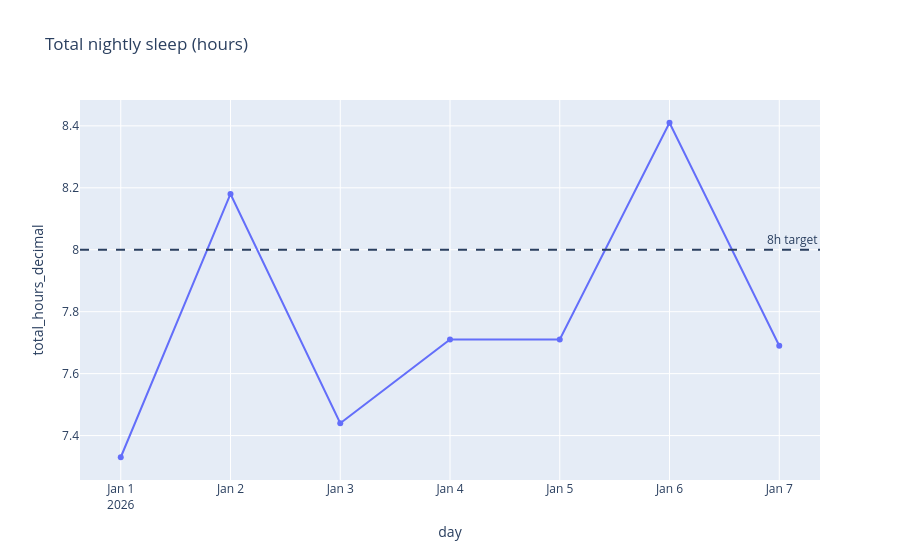
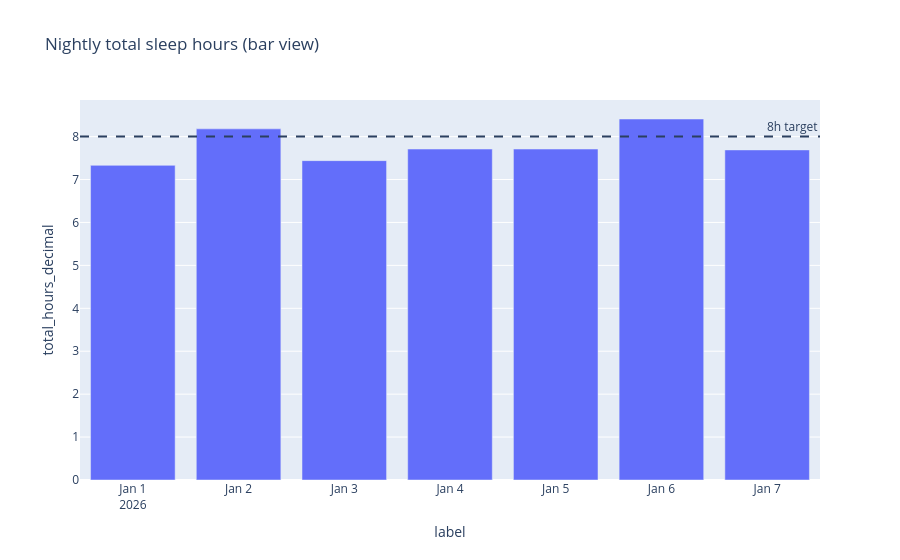
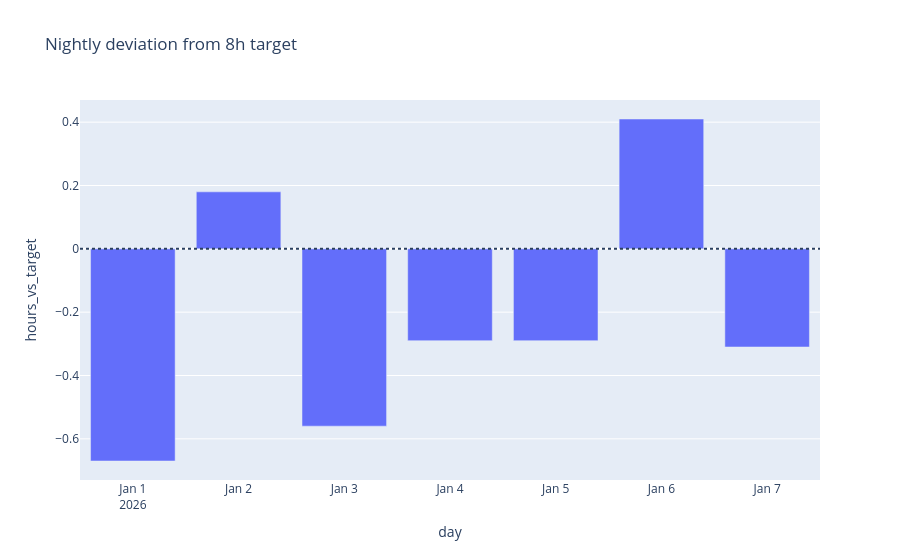

The code cell stored with these charts, in order, in its notebook:
### Code cell
target_hours = 8.0

avg_hours = df['total_hours_decimal'].mean()
print(f"Average nightly sleep: {avg_hours:.2f} h")

# 1) Total sleep trend with target
fig = px.line(
    df,
    x='day',
    y='total_hours_decimal',
    markers=True,
    title='Total Nightly Sleep (hours)'
)
fig.add_hline(y=target_hours, line_dash='dash', annotation_text='8h target')
fig.update_traces(line=dict(width=3), marker=dict(size=8))
fig.update_layout(template='plotly_white', xaxis_title='Day', yaxis_title='Hours', hovermode='x unified')
fig.show()

# 2) Bar view colored by target hit/miss
bar_df = df.copy()
bar_df['status'] = bar_df['total_hours_decimal'].apply(lambda v: '>=8h' if v >= target_hours else '<8h')
fig2 = px.bar(
    bar_df,
    x='day',
    y='total_hours_decimal',
    color='status',
    color_discrete_map={'>=8h': '#2E8B57', '<8h': '#C94C4C'},
    title='Nightly Sleep vs 8h Target'
)
fig2.add_hline(y=target_hours, line_dash='dash')
fig2.update_layout(template='plotly_white', xaxis_title='Day', yaxis_title='Hours', legend_title='Status')
fig2.show()

# 3) Cumulative sleep surplus/deficit trend
delta_df = df.copy()
delta_df['hours_vs_target'] = delta_df['total_hours_decimal'] - target_hours
delta_df['cumulative_vs_target'] = delta_df['hours_vs_target'].cumsum()
fig3 = px.line(
    delta_df,
    x='day',
    y='cumulative_vs_target',
    markers=True,
    title='Cumulative Sleep Surplus / Deficit vs 8h'
)
fig3.add_hline(y=0, line_dash='dot')
fig3.update_layout(template='plotly_white', xaxis_title='Day', yaxis_title='Cumulative hours', hovermode='x unified')
fig3.show()

### Figure 1 — Plotly figure (JSON) as saved in the notebook; plotly's stock layout.template omitted (floating-point values rounded to 4 significant figures)
{"data": [{"hovertemplate": "day=%{x}<br>total_hours_decimal=%{y}<extra></extra>", "legendgroup": "", "line": {"color": "#636efa", "dash": "solid"}, "marker": {"symbol": "circle"}, "mode": "lines+markers", "name": "", "orientation": "v", "showlegend": false, "type": "scatter", "x": ["2026-01-01T00:00:00", "2026-01-02T00:00:00", "2026-01-03T00:00:00", "2026-01-04T00:00:00", "2026-01-05T00:00:00", "2026-01-06T00:00:00", "2026-01-07T00:00:00"], "xaxis": "x", "y": [7.33, 8.18, 7.44, 7.71, 7.71, 8.41, 7.69], "yaxis": "y"}], "layout": {"annotations": [{"showarrow": false, "text": "8h target", "x": 1, "xanchor": "right", "xref": "x domain", "y": 8, "yanchor": "bottom", "yref": "y"}], "legend": {"tracegroupgap": 0}, "shapes": [{"line": {"dash": "dash"}, "type": "line", "x0": 0, "x1": 1, "xref": "x domain", "y0": 8, "y1": 8, "yref": "y"}], "title": {"text": "Total nightly sleep (hours)"}, "xaxis": {"anchor": "y", "domain": [0, 1], "title": {"text": "day"}}, "yaxis": {"anchor": "x", "domain": [0, 1], "title": {"text": "total_hours_decimal"}}}}

### Figure 2 — Plotly figure (JSON) as saved in the notebook; plotly's stock layout.template omitted (floating-point values rounded to 4 significant figures)
{"data": [{"hovertemplate": "label=%{x}<br>total_hours_decimal=%{y}<extra></extra>", "legendgroup": "", "marker": {"color": "#636efa", "pattern": {"shape": ""}}, "name": "", "orientation": "v", "showlegend": false, "textposition": "auto", "type": "bar", "x": ["2026-01-01", "2026-01-02", "2026-01-03", "2026-01-04", "2026-01-05", "2026-01-06", "2026-01-07"], "xaxis": "x", "y": [7.33, 8.18, 7.44, 7.71, 7.71, 8.41, 7.69], "yaxis": "y"}], "layout": {"annotations": [{"showarrow": false, "text": "8h target", "x": 1, "xanchor": "right", "xref": "x domain", "y": 8, "yanchor": "bottom", "yref": "y"}], "barmode": "relative", "legend": {"tracegroupgap": 0}, "shapes": [{"line": {"dash": "dash"}, "type": "line", "x0": 0, "x1": 1, "xref": "x domain", "y0": 8, "y1": 8, "yref": "y"}], "title": {"text": "Nightly total sleep hours (bar view)"}, "xaxis": {"anchor": "y", "domain": [0, 1], "title": {"text": "label"}}, "yaxis": {"anchor": "x", "domain": [0, 1], "title": {"text": "total_hours_decimal"}}}}

### Figure 3 — Plotly figure (JSON) as saved in the notebook; plotly's stock layout.template omitted (floating-point values rounded to 4 significant figures)
{"data": [{"hovertemplate": "day=%{x}<br>hours_vs_target=%{y}<extra></extra>", "legendgroup": "", "marker": {"color": "#636efa", "pattern": {"shape": ""}}, "name": "", "orientation": "v", "showlegend": false, "textposition": "auto", "type": "bar", "x": ["2026-01-01T00:00:00", "2026-01-02T00:00:00", "2026-01-03T00:00:00", "2026-01-04T00:00:00", "2026-01-05T00:00:00", "2026-01-06T00:00:00", "2026-01-07T00:00:00"], "xaxis": "x", "y": [-0.67, 0.18, -0.56, -0.29, -0.29, 0.41, -0.31], "yaxis": "y"}], "layout": {"barmode": "relative", "legend": {"tracegroupgap": 0}, "shapes": [{"line": {"dash": "dot"}, "type": "line", "x0": 0, "x1": 1, "xref": "x domain", "y0": 0, "y1": 0, "yref": "y"}], "title": {"text": "Nightly deviation from 8h target"}, "xaxis": {"anchor": "y", "domain": [0, 1], "title": {"text": "day"}}, "yaxis": {"anchor": "x", "domain": [0, 1], "title": {"text": "hours_vs_target"}}}}
